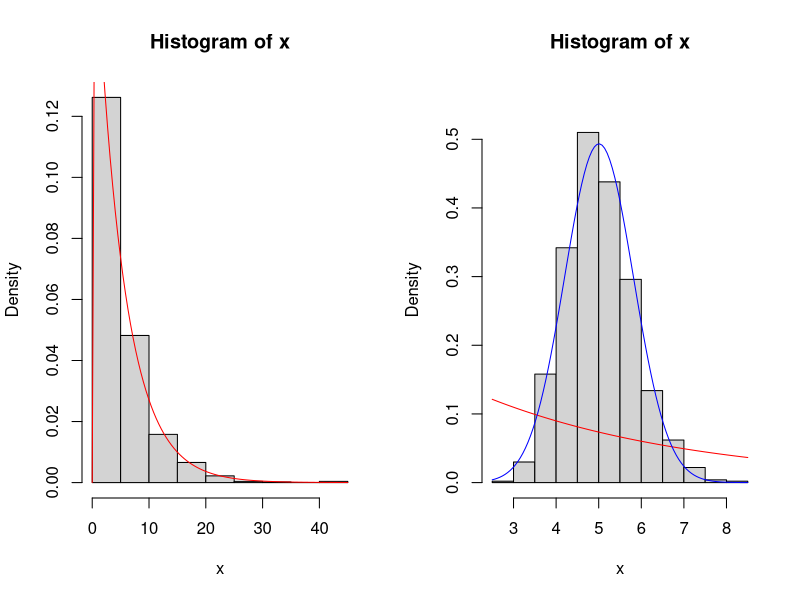

Recreate this plot in R.
# ExponentialSim.R
# Test exponential sim.
# Statistical Inference Course Class Project
# 09/09/2015 Wednesday
# Jim Callahan

# EXAMPLE: From class assignment
# compare the distribution of 1000 random exponentials
# 1,000 random numbers from the exponential probablity distribution
par(mfrow = c(1,2))

# Compare the distribution of 1000 random exponentials
# ylim = .55
x <- rexp(1000, rate = 0.2)
h1 <- hist(x, freq=F)
h1
curve(dexp(x, rate = 0.2), add=T, col="Red")

# with the distribution of 1000 averages of 40 random exponentials
mes = NULL
for (i in 1 : 1000) mes = c(mes, mean(rexp(40, rate = 0.2)))
x <- mes
m <- mean(mes)
s <- sd(mes)
h <- hist(x, plot = F)

ylim = range(0, h$density, max(h$density)*1.1 )
hist(x, freq=F, ylim=ylim)
curve(dexp(x, rate = 0.2, log = FALSE), add=T, col="Red")
curve(dnorm(x, m, s), add=T, col="Blue")

# End of: ExponentialSim.R